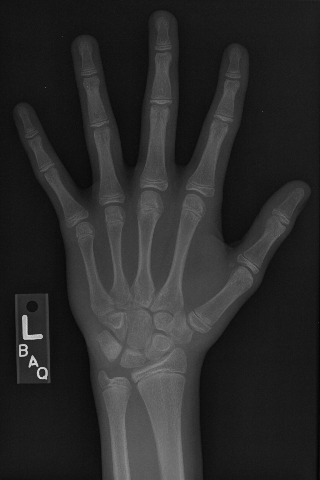
#> input picture Image Processing in Python/Biomedical Image Analysis in Python/hand.png, 320 x 480 px, found by its file name
$ python '1_Segment a heart.py'
#> lines starting #> are read from the running program, lines starting #| are printed output that depends on the picture; after the words box and inside, x2 and y2 are one past the last pixel; in counts of white or black regions, pixels touching at a corner belong together
import imageio
import numpy as np
import scipy.ndimage as ndi
import matplotlib.pyplot as plt

im = imageio.imread("C:/src/SANDBOX/LEARNING/Datacamp/Image Processing in Python/Biomedical Image Analysis in Python/hand.png")
#> im is the input picture: shape (480, 320); min 3, max 224, mean 42

# Smooth intensity values
im_filt = ndi.median_filter(im, size=3)

# Select high-intensity pixels
mask_start = np.where(im_filt > 60, 1, 0)
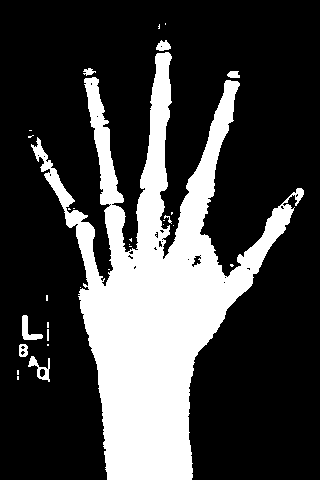
#> mask_start: shape (480, 320) int64; values 0 (black) and 1 (white), 25.9% white; 30 white regions (21 under 20 px), largest, box (x1, y1, x2, y2) and area: (31, 52, 304, 480) 38903, (22, 315, 43, 340) 223, (28, 356, 50, 382) 208
mask = ndi.binary_closing(mask_start)
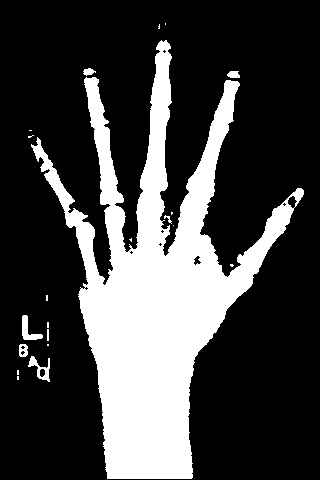
#> mask: shape (480, 320) bool; 26% white; 21 white regions (13 under 20 px), largest, box (x1, y1, x2, y2) and area: (31, 40, 304, 479) 39186, (22, 315, 43, 340) 223, (28, 356, 50, 382) 212

# Label the objects in "mask"
labels, nlabels = ndi.label(mask)
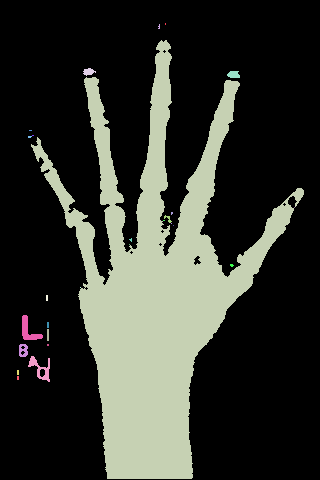
#> labels: shape (480, 320) int32; 28 distinct labels, from 0 to 27; one colour per label, 0 black
#> nlabels = 27
print('Num. Labels:', nlabels)
#| Num. Labels: 27

# Create a `labels` overlay
overlay = np.where(labels > 0, labels, np.nan)
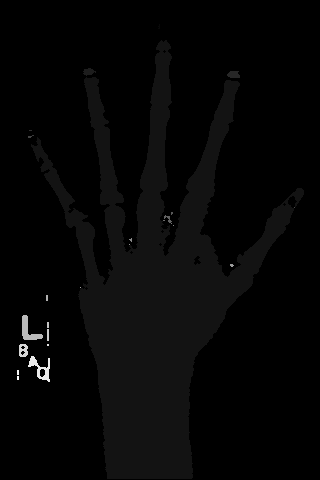
#> overlay: shape (480, 320) float64; 73.97% of the values are NaN or infinite; the others: min 1, max 27, mean 3.31; drawn with min black, max white, NaN and infinite black

# Use imshow to plot the overlay
# plt.imshow(overlay, cmap='rainbow', alpha=0.75)
# plt.show()

# Select objects
# Label the image "mask"
labels, nlabels = ndi.label(mask)

# Select left ventricle pixels
lv_val = labels[128, 128]
#> lv_val = 0
lv_mask = np.where(labels == lv_val, 1, np.nan)
#> lv_mask: shape (480, 320) float64; 26.03% of the values are NaN or infinite; the others: min 1, max 1, mean 1

# Overlay selected label
plt.imshow(lv_mask, cmap='rainbow')
plt.show()

# Extract objects

# Create left ventricle mask
labels, nlabels = ndi.label(mask)
lv_val = labels[128, 128]
lv_mask = np.where(labels == lv_val, 1, 0)

# Find bounding box of left ventricle
bboxes = ndi.find_objects(lv_mask)
#> bboxes = 1 item
print('Number of objects:', len(bboxes))
#| Number of objects: 1
print('Indices for first box:', bboxes[0])
#| Indices for first box: (slice(0, 480, None), slice(0, 320, None))

# Crop to the left ventricle (index 0)
im_lv = im[bboxes[0]]

# Plot the cropped image
plt.imshow(im_lv)
plt.show()
